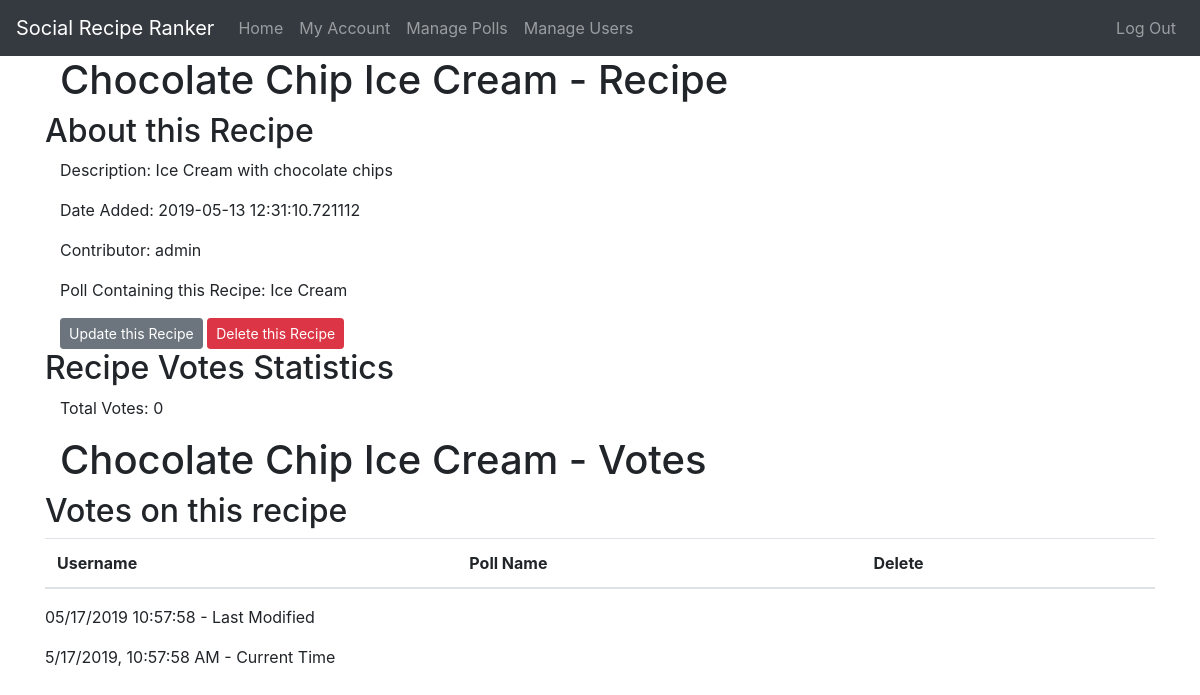
The page /recipe/2 (signed in) on the database as committed earlier.
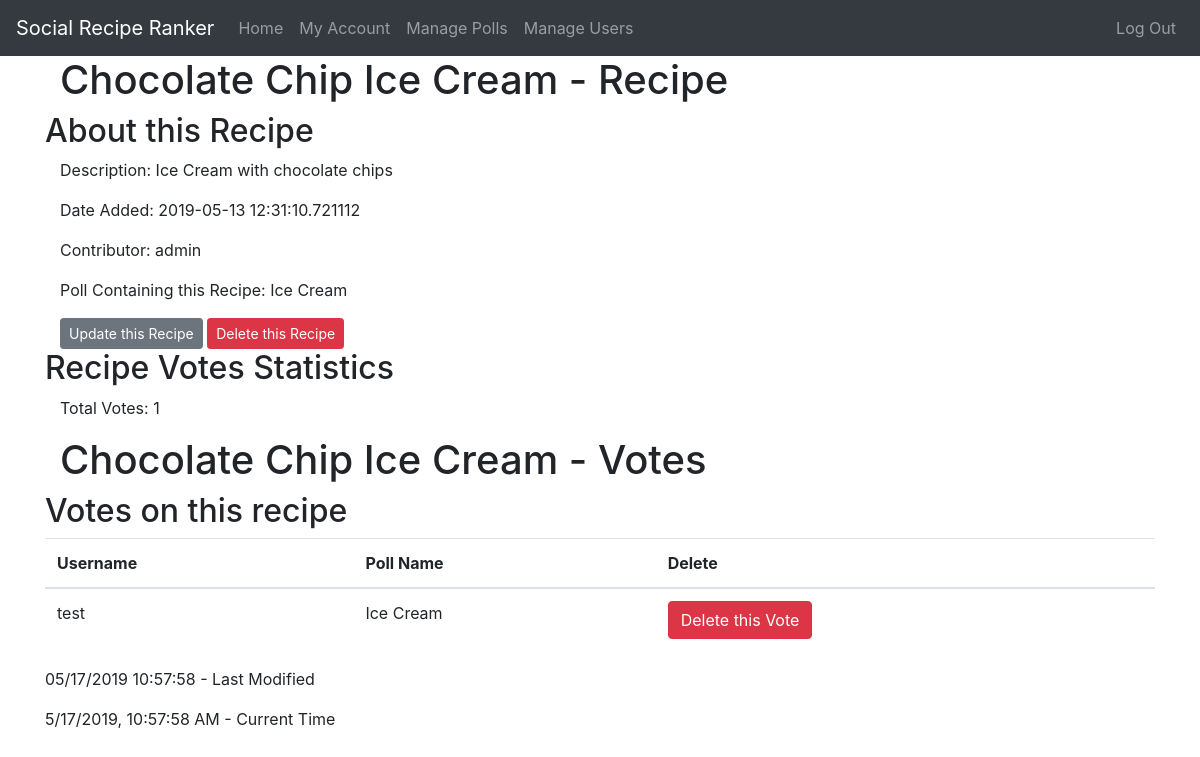
The same page on the database as committed later.
### app/models.py (models this page shows, shortened)
class Recipe(db.Model):
    id = db.Column(db.Integer, primary_key=True)
    name = db.Column(db.String(64), nullable=False, index=True)
    description = db.Column(db.String(256), nullable=True)
    date_added = db.Column(db.DateTime, nullable=False, index=True, default=datetime.utcnow)
    contributor_id = db.Column(db.Integer, db.ForeignKey('user.id'), nullable=False)
    poll_id = db.Column(db.Integer, db.ForeignKey('poll.id'), nullable=False)
    votes = db.relationship("Vote", backref='recipe', lazy='dynamic')

class User(UserMixin, db.Model):
    id = db.Column(db.Integer, primary_key=True)  # not null and unique by default
    username = db.Column(db.String(64), nullable=False, unique=True, index=True)
    email = db.Column(db.String(128), nullable=False, unique=True, index=True)
    password_hash = db.Column(db.String(128), nullable=False)
    date_registered = db.Column(db.DateTime, nullable=False, index=True, default=datetime.utcnow)
    is_admin = db.Column(db.Boolean, nullable=False, default=False)
    polls = db.relationship("Poll", backref='creator', lazy='dynamic')  # dynamic so we can filter the queries later
    recipes = db.relationship("Recipe", backref='contributor', lazy='dynamic')
    votes = db.relationship("Vote", backref='user', lazy='dynamic')

class Poll(db.Model):
    id = db.Column(db.Integer, primary_key=True)
    name = db.Column(db.String(64), nullable=False, index=True)
    description = db.Column(db.String(256), nullable=True)
    date_created = db.Column(db.DateTime, nullable=False, index=True, default=datetime.utcnow)
    creator_id = db.Column(db.Integer, db.ForeignKey('user.id'), nullable=False)
    recipes = db.relationship("Recipe", backref='poll', lazy='dynamic')
    votes = db.relationship("Vote", backref='poll', lazy='dynamic')

class Vote(db.Model):
    id = db.Column(db.Integer, primary_key=True)
    poll_id = db.Column(db.Integer, db.ForeignKey('poll.id'), nullable=False)
    user_id = db.Column(db.Integer, db.ForeignKey('user.id'), nullable=False)
    recipe_id = db.Column(db.Integer, db.ForeignKey('recipe.id'), nullable=False)

### app/routes.py (the view)
@app.route('/recipe/<int:recipe_id>', methods=['GET', 'POST'])
@login_required
def recipe(recipe_id):
    if current_user.is_admin:
        recipe = Recipe.query.get_or_404(recipe_id)
        return render_template('recipe.html', title=recipe.name + ' - Recipe', users=User, polls=Poll, recipe=recipe, votes=Vote)
    else:
        abort(403)

### app/models.py (called while the page is built)
@login_manager.user_loader
def load_user(id):
    return User.query.get(int(id))

### app/templates/recipe.html (shortened to what this page needs)
{% extends "base.html" %}
{% block content %}
<article class="container">
    <header>
        <h1>{{ recipe.name }} - Recipe</h1>
    </header>
    <section class="row">
        <h2>About this Recipe</h2>
        <div class="container">
            <p>Description: {{ recipe.description }}</p>
            <p>Date Added: {{ recipe.date_added }}</p>
            <p>Contributor: {{ users.query.filter_by(id=recipe.contributor_id).first().username }}</p>
            <p>Poll Containing this Recipe: {{ polls.query.filter_by(id=recipe.poll_id).first().name }}</p>
            <a class="btn btn-secondary btn-sm" href="{{ url_for('update_recipe', recipe_id=recipe.id) }}">Update this Recipe</a>
            <button type="button" class="btn btn-danger btn-sm" data-toggle="modal"
                data-target="#deleteModal">Delete this Recipe</button>
        </div>
    </section>
    <section class="row">
        <h2>Recipe Votes Statistics</h2>
        <div class="container">
            <p>Total Votes: {{ votes.query.filter_by(recipe_id=recipe.id).all()|length }}</p>
        </div>
    </section>
</article>
<article class="container">
    <header>
        <h1>{{ recipe.name }} - Votes</h1>
    </header>
    <section class="row">
        <h2>Votes on this recipe</h2>
        <table class="table table-hover">
            <thead>
                <tr>
                    <th scope="col">Username</th>
                    <th scope="col">Poll Name</th>
                    <th scope="col">Delete</th>
                </tr>
            </thead>
            <tbody>
                {% for v in votes.query.filter_by(recipe_id=recipe.id) %}
                <tr class='table-row'>
                    <td>{{ users.query.filter_by(id=v.user_id).first().username }}</td>
                    <td>{{ polls.query.filter_by(id=v.poll_id).first().name }}</td>
                    <td>
                        <button type="button" class="btn btn-danger" onclick="deleteVote('{{ v.id }}')">
                            Delete this Vote
                        </button>
                    </td>
                </tr>
                {% endfor %}
            </tbody>
        </table>
    </section>
</article>
{% endblock %}

### app/templates/base.html (shortened to what this page needs)
<!DOCTYPE html>
<html lang="en">
<head>
    <link rel="stylesheet" type="text/css" href="/static/css/bootstrap.min.css"/>
    <link rel="stylesheet" type="text/css" href="/static/css/style.css"/>
</head>
<body>
    <nav class="navbar navbar-expand-sm navbar-dark bg-dark">
        <a class="navbar-brand" href="/">Social Recipe Ranker</a>
        <ul class="navbar-nav">
            <li class="nav-item"><a class="nav-link" href="{{ url_for('index') }}">Home</a></li>
            <li class="nav-item"><a class="nav-link" href="{{ url_for('account') }}">My Account</a></li>
            {% if current_user.is_admin %}
            <li class="nav-item"><a class="nav-link" href="{{ url_for('manage_polls') }}">Manage Polls</a></li>
            <li class="nav-item"><a class="nav-link" href="{{ url_for('manage_users') }}">Manage Users</a></li>
            {% else %}
            <li class="nav-item"><a class="nav-link" href="{{ url_for('polls') }}">Polls</a></li>
            {% endif %}
        </ul>
        <ul class="navbar-nav ml-auto">
            {% if current_user.is_anonymous %}
            <li class="nav-item"><a class="nav-link" href="{{ url_for('register') }}">Sign Up</a></li>
            <li class="nav-item"><a class="nav-link" href="{{ url_for('login') }}">Login</a></li>
            {% else %}
            <li class="nav-item"><a class="nav-link" href="{{ url_for('logout') }}">Log Out</a></li>
            {% endif %}
        </ul>
    </nav>
    <div class="container body-content">
            {% block content %}{% endblock %}
            <footer>
                <p id="last_modified">Last Modified</p>
                <p id="current_time">Current Time</p>
            </footer>
    </div>
</body>
</html>

Rows that differ between the two databases and show on the page:
added Vote: {{ polls.query.filter_by(id=v.poll_id).first().name }} "Ice Cream"
now on this page (row unchanged): User: query.filter_by "test"
Other text that changed with them:
{{ votes.query.filter_by(recipe_id=recipe.id).all()|length }}: "0" → "1"
